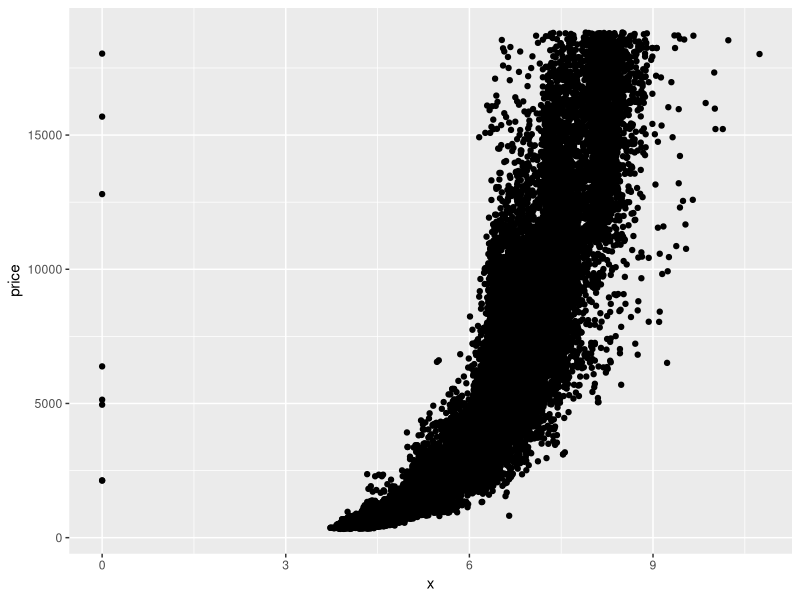
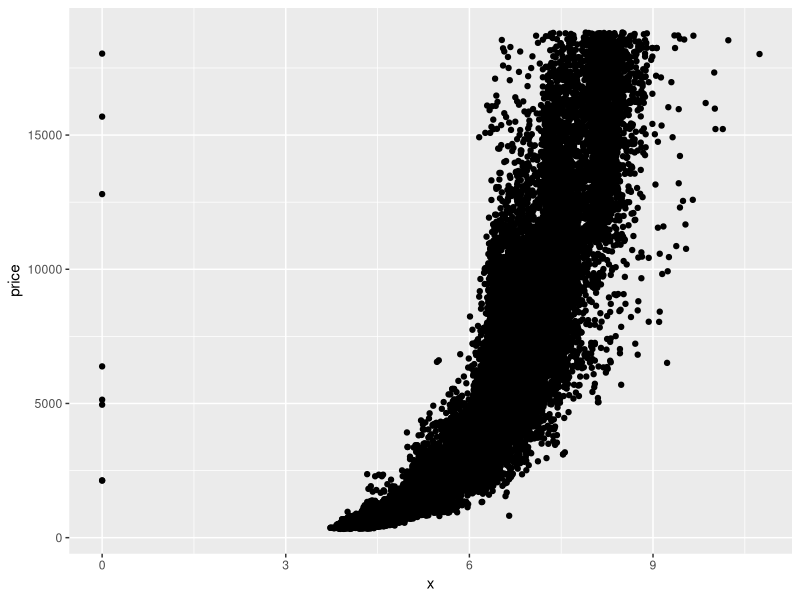
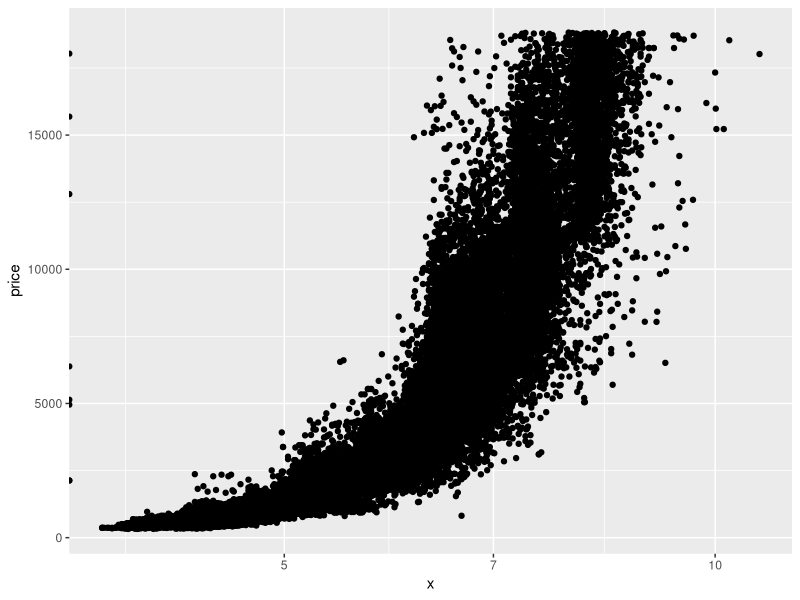

The R source for these figures, in order: (Note: this script raises an error after producing the figures.)
## ---- chunk 1
knitr::opts_chunk$set(echo = TRUE)
## ---- chunk 2
# In this problem set, you'll continue
# to explore the diamonds data set.

# Your first task is to create a
# scatterplot of price vs x.
# using the ggplot syntax.

# This assignment is not graded and
# will be marked as correct when you submit.

# ENTER YOUR CODE BELOW THIS LINE
# ===========================================
library(ggplot2)
data(diamonds)
names(diamonds)

ggplot(aes(x = x, y = price), data = diamonds) +
  geom_point()
ggsave('PriceX1.png')

ggplot(aes(x = x, y = price), data = diamonds) +
  geom_point() +
  scale_x_log10() +

ggsave('PriceX2.png')

## ---- chunk 3
with(diamonds, cor(price, x))
with(diamonds, cor(price, y))
with(diamonds, cor(price, z))

## ---- chunk 4
# Create a simple scatter plot of price vs depth.

# This assignment is not graded and
# will be marked as correct when you submit.

# ENTER YOUR CODE BELOW THIS LINE
#==================================================
ggplot(aes(x = depth, y = price), data = diamonds) + 
  geom_point()
ggsave('Pricedepth.png')
## ---- chunk 5
# Change the code to make the transparency of the
# points to be 1/100 of what they are now and mark
# the x-axis every 2 units. See the instructor notes
# for two hints.

# This assignment is not graded and
# will be marked as correct when you submit.

# ALTER THE CODE BELOW THIS LINE
#============================================
ggplot(data = diamonds, aes(x = depth, y = price)) + 
  geom_point(alpha = 1/100) +
  scale_x_continuous(breaks = seq(0, 18830, 2))
ggsave('PricedepthAdj.png')
## ---- chunk 6
summary(diamonds$depth)
## ---- chunk 7
with(diamonds, cor.test(depth, price, method = 'pearson'))
## ---- chunk 8
# Create a scatterplot of price vs carat
# and omit the top 1% of price and carat
# values.

# This assignment is not graded and
# will be marked as correct when you submit.

# ENTER YOUR CODE BELOW THIS LINE
# ========================================
ggplot(aes(x = carat, y = price), data = diamonds) +
  geom_point() +
  xlim(0, quantile(diamonds$carat, 0.99)) +
  ylim(0, quantile(diamonds$price, 0.99))

ggsave('0.95priceCarat.png')

## ---- chunk 9
# Create a scatterplot of price vs. volume (x * y * z).
# This is a very rough approximation for a diamond's volume.

# Create a new variable for volume in the diamonds data frame.
# This will be useful in a later exercise.

# Don't make any adjustments to the plot just yet.

# This assignment is not graded and
# will be marked as correct when you submit.

# ENTER YOUR CODE BELOW THIS LINE
# =================================================================
diamonds$volume = diamonds$x * diamonds$y * diamonds$z

ggplot(aes(x = volume, y = price), data = diamonds) +
  geom_point()
ggsave('Pricevolume1.png')

ggplot(aes(x = volume, y = price), data = diamonds) +
  geom_point() +
  scale_x_log10()
ggsave('Pricevolume2.png')

## ---- chunk 10
library(plyr)
count(diamonds$volume == 0)

## ---- chunk 11
with(subset(diamonds, diamonds$volume < 800 & diamonds$volume > 0), 
     cor.test(volume, price))
## ---- chunk 12
# Subset the data to exclude diamonds with a volume
# greater than or equal to 800. Also, exclude diamonds
# with a volume of 0. 

# Adjust the transparency of the points and add a 
# linear model to the plot. (See the
# Instructor Notes or look up the documentation of
# geom_smooth() for more details about smoothers.)

# We encourage you to think about this next question and
# to post your thoughts in the discussion section.

# Do you think this would be a useful model to estimate
# the price of diamonds? Why or why not?

# This assignment is not graded and
# will be marked as correct when you submit.

# ENTER YOUR CODE BELOW THIS LINE
# ========================================

ggplot(aes(x = volume, y = price), data = subset(diamonds, diamonds$volume < 800 & diamonds$volume > 0)) +
  geom_point() +
  stat_smooth(method = "lm", formula = y ~ x, color = 'red',size = 1)
ggsave('smooth1.png')

## ---- chunk 13
# Use the function dplyr package
# to create a new data frame containing
# info on diamonds by clarity.

# Name the data frame diamondsByClarity

# The data frame should contain the following
# variables in this order.

#       (1) mean_price
#       (2) median_price
#       (3) min_price
#       (4) max_price
#       (5) n

# where n is the number of diamonds in each
# level of clarity.

# This assignment WILL BE automatically
# graded!

# DO NOT ALTER THE NEXT THREE LINES OF CODE.
# ======================================================
suppressMessages(library(ggplot2))
suppressMessages(library(dplyr))
#data(diamonds)

# ENTER YOUR CODE BELOW THIS LINE
# ======================================================
#uninstall package(plyr)
#detach("package:plyr", unload=TRUE)

diamondsByClarity = diamonds %>%
  group_by(clarity) %>%
  summarise(mean_price = mean(price),
            median_price = median(price),
            min_price = min(price),
            max_price = max(price),
            count = n()) %>%
  arrange(clarity)


## ---- chunk 14
# We’ve created summary data frames with the mean price
# by clarity and color. You can run the code in R to
# verify what data is in the variables diamonds_mp_by_clarity
# and diamonds_mp_by_color.

# Your task is to write additional code to create two bar plots
# on one output image using the grid.arrange() function from the package
# gridExtra.

# This assignment is not graded and
# will be marked as correct when you submit.

# See the Instructor Notes for more info on bar charts
# and for a hint on this task.

# DO NOT DELETE THE LINES OF CODE BELOW
# ===================================================================
# data(diamonds)
# library(dplyr)

diamonds_by_clarity <- group_by(diamonds, clarity)
diamonds_mp_by_clarity <- summarise(diamonds_by_clarity, mean_price = mean(price))

diamonds_by_color <- group_by(diamonds, color)
diamonds_mp_by_color <- summarise(diamonds_by_color, mean_price = mean(price))

# ENTER YOUR CODE BELOW THIS LINE
# ===================================================================

library(ggplot2)
head(diamonds_by_clarity)
head(diamonds_mp_by_clarity)
head(diamonds_by_color)
head(diamonds_mp_by_color)

pbar1 = ggplot(aes(x = mean_price, y= clarity), data = diamonds_mp_by_clarity) + 
  stat_summary(fun = mean, geom = "bar")
pbar2 = ggplot(aes(x = mean_price, y= color), data = diamonds_mp_by_color) + 
  stat_summary(fun = mean, geom = "bar")

library(gridExtra)
grid.arrange(pbar1,pbar2, ncol = 1)
ggsave('bar12.png')

## ---- chunk 15
# The Gapminder website contains over 500 data sets with information about
# the world's population. Your task is to continue the investigation you did at the
# end of Problem Set 3 or you can start fresh and choose a different
# data set from Gapminder.

# If you’re feeling adventurous or want to try some data munging see if you can
# find a data set or scrape one from the web.

# In your investigation, examine pairs of variable and create 2-5 plots that make
# use of the techniques from Lesson 4.

# You can find a link to the Gapminder website in the Instructor Notes.

# Once you've completed your investigation, create a post in the discussions that includes:
#       1. the variable(s) you investigated, your observations, and any summary statistics
#       2. snippets of code that created the plots
#       3. links to the images of your plots

# Copy and paste all of the code that you used for
# your investigation, and submit it when you are ready.
# ====================================================================
babies = read.csv('children_per_woman_total_fertility.csv')
names(babies)
head(babies,8)
library(ggplot2)
ggplot(aes(x = country, y = X1900), data = babies) + 
  geom_point()

ggsave('point1.png')
summary(babies$X1800)
range(babies$X1900)


library(dplyr)
babies.X1900_by_country = babies %>%
  group_by(country) %>%
  summarise(X1900_mean = mean(X1900),
           X1900_median = median(X1900),
           n = n()) %>%
  arrange(country)

ggplot(aes(x = country, y = X1900_mean), data = babies.X1900_by_country) +
  geom_point() 
ggsave('point2.png')

ggplot(aes(x = X1800, y = X1900), data = babies) +
  geom_line() +
  geom_smooth()
ggsave('line.png')

with(babies, cor.test(X1800, X1900))


